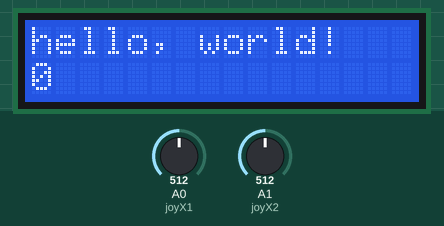
Recording of a sketch running on a simulated Arduino Uno, built with avr-gcc and run on an emulated ATmega328P. Parts: 16×2 character LCD. The test bench sets the inputs (shaded band); at power-on: A0 (joyX1) = 512, A1 (joyX2) = 512. What the sketch prints to the serial monitor is not drawn.

Above: at 0.1 s.
At 1.2 s:
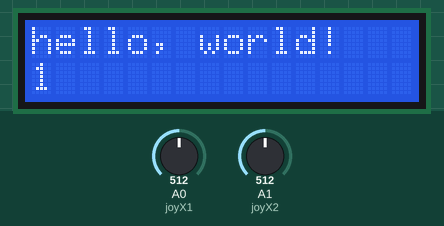
1.3 s: A0 (joyX1) set to 488
At 2.5 s:
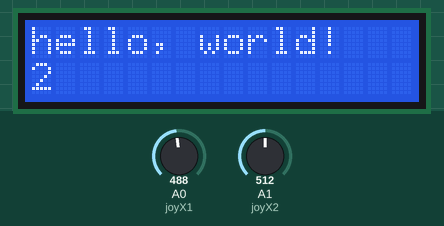
Timing chart, 0 to 4.3 s (numbered marks = the images above; inputs shaded):
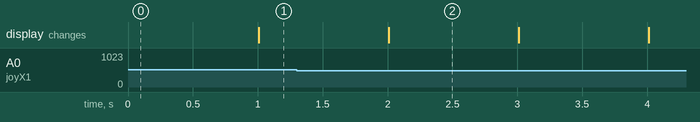

Measured:
- what the display in image 2 shows lasts 1.0 s, from 2.0 s to 3.0 s

The sketch:

movement.ino
```cpp
#include <LiquidCrystal.h>
const int rs = 12, en = 11, d4 = 5, d5 = 4, d6 = 3, d7 = 2;
LiquidCrystal lcd(rs, en, d4, d5, d6, d7);

#define joyX1 A0
#define joyX2 A1
float x1Read = 0;
float x2Read = 0;
float x1Value = 0;
float x2Value = 0;

void setup() {
  lcd.begin(16, 2);
  lcd.print("hello, world!");
  Serial.begin(9600);
}

void loop() {
  //joysticks
  // put your main code here, to run repeatedly:
  x1Read = analogRead(joyX1);
  x2Read = analogRead(joyX2);
  float bias1 = 507;
  float bias2 = 526;
  x1Value = (x1Read) - bias1;
  x1Value = x1Value >=0 ? x1Value / (1023-bias1) : x1Value / bias1;
  x2Value = (x2Read) - bias2;
  x2Value = x2Value >=0 ? x2Value / (1023-bias2) : x2Value / bias2;

  Serial.print(x1Value);
  Serial.print("\t");
  Serial.println(x2Value);

  //lcd
  lcd.setCursor(0, 1);
  lcd.print(millis() / 1000);
}
```
